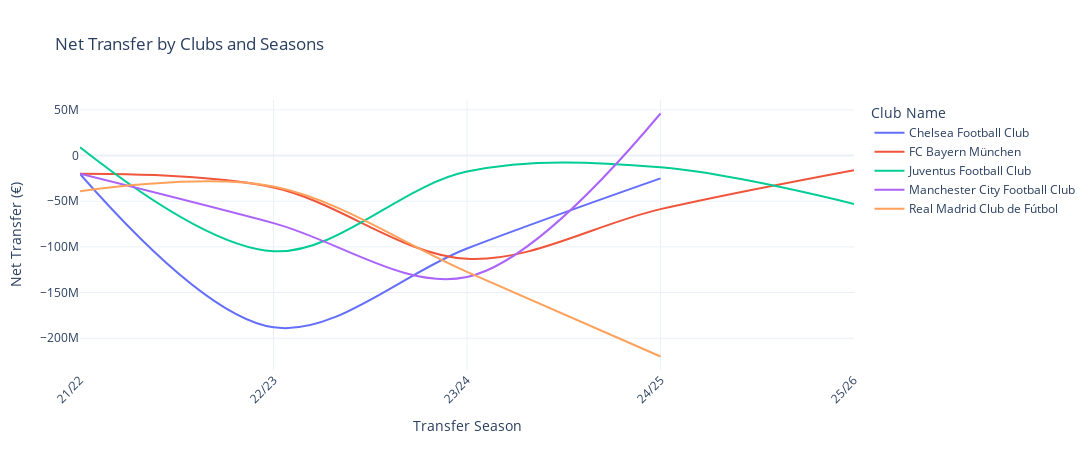

Source (notebook cell):
### Code cell
filter4.reset_index(inplace=True)

fig = px.line(
    filter4,
    x='transfer_season',
    y='net_transfer',
    color='name',
    title="Net Transfer by Clubs and Seasons",
    labels={'net_transfer': 'Net Transfer (€)', 'transfer_season': 'Transfer Season', 'name': 'Club Name'},
    line_shape='spline',
)

fig.update_layout(
    xaxis=dict(title="Transfer Season", tickangle=-45),
    yaxis=dict(title="Net Transfer (€)"),
    legend_title="Club Name",
    template="plotly_white",
    height=450,
    width=1100
)

fig.show()

### Figure 1 — Plotly figure (JSON) as saved in the notebook; plotly's stock layout.template omitted (floating-point values rounded to 4 significant figures)
{"data": [{"hovertemplate": "Club Name=Chelsea Football Club<br>Transfer Season=%{x}<br>Net Transfer (€)=%{y}<extra></extra>", "legendgroup": "Chelsea Football Club", "line": {"color": "#636efa", "dash": "solid", "shape": "spline"}, "marker": {"symbol": "circle"}, "mode": "lines", "name": "Chelsea Football Club", "orientation": "v", "showlegend": true, "type": "scatter", "x": ["21/22", "22/23", "23/24", "24/25"], "xaxis": "x", "y": [-20200000, -188100000, -101750000, -25000000], "yaxis": "y"}, {"hovertemplate": "Club Name=FC Bayern München<br>Transfer Season=%{x}<br>Net Transfer (€)=%{y}<extra></extra>", "legendgroup": "FC Bayern München", "line": {"color": "#EF553B", "dash": "solid", "shape": "spline"}, "marker": {"symbol": "circle"}, "mode": "lines", "name": "FC Bayern München", "orientation": "v", "showlegend": true, "type": "scatter", "x": ["21/22", "22/23", "23/24", "24/25", "25/26"], "xaxis": "x", "y": [-19950000, -35000000, -113050000, -58650000, -16000000], "yaxis": "y"}, {"hovertemplate": "Club Name=Juventus Football Club<br>Transfer Season=%{x}<br>Net Transfer (€)=%{y}<extra></extra>", "legendgroup": "Juventus Football Club", "line": {"color": "#00cc96", "dash": "solid", "shape": "spline"}, "marker": {"symbol": "circle"}, "mode": "lines", "name": "Juventus Football Club", "orientation": "v", "showlegend": true, "type": "scatter", "x": ["21/22", "22/23", "23/24", "24/25", "25/26"], "xaxis": "x", "y": [9000000, -104800000, -17600000, -12950000, -53000000], "yaxis": "y"}, {"hovertemplate": "Club Name=Manchester City Football Club<br>Transfer Season=%{x}<br>Net Transfer (€)=%{y}<extra></extra>", "legendgroup": "Manchester City Football Club", "line": {"color": "#ab63fa", "dash": "solid", "shape": "spline"}, "marker": {"symbol": "circle"}, "mode": "lines", "name": "Manchester City Football Club", "orientation": "v", "showlegend": true, "type": "scatter", "x": ["21/22", "22/23", "23/24", "24/25"], "xaxis": "x", "y": [-20000000, -74000000, -133000000, 46000000], "yaxis": "y"}, {"hovertemplate": "Club Name=Real Madrid Club de Fútbol<br>Transfer Season=%{x}<br>Net Transfer (€)=%{y}<extra></extra>", "legendgroup": "Real Madrid Club de Fútbol", "line": {"color": "#FFA15A", "dash": "solid", "shape": "spline"}, "marker": {"symbol": "circle"}, "mode": "lines", "name": "Real Madrid Club de Fútbol", "orientation": "v", "showlegend": true, "type": "scatter", "x": ["21/22", "22/23", "23/24", "24/25"], "xaxis": "x", "y": [-39000000, -34000000, -127300000, -220000000], "yaxis": "y"}], "layout": {"height": 450, "legend": {"title": {"text": "Club Name"}, "tracegroupgap": 0}, "title": {"text": "Net Transfer by Clubs and Seasons"}, "width": 1100, "xaxis": {"anchor": "y", "autorange": true, "domain": [0, 1], "range": [0, 4], "tickangle": -45, "title": {"text": "Transfer Season"}, "type": "category"}, "yaxis": {"anchor": "x", "autorange": true, "domain": [0, 1], "range": [-234800000.0, 60780000.0], "title": {"text": "Net Transfer (€)"}, "type": "linear"}}}
